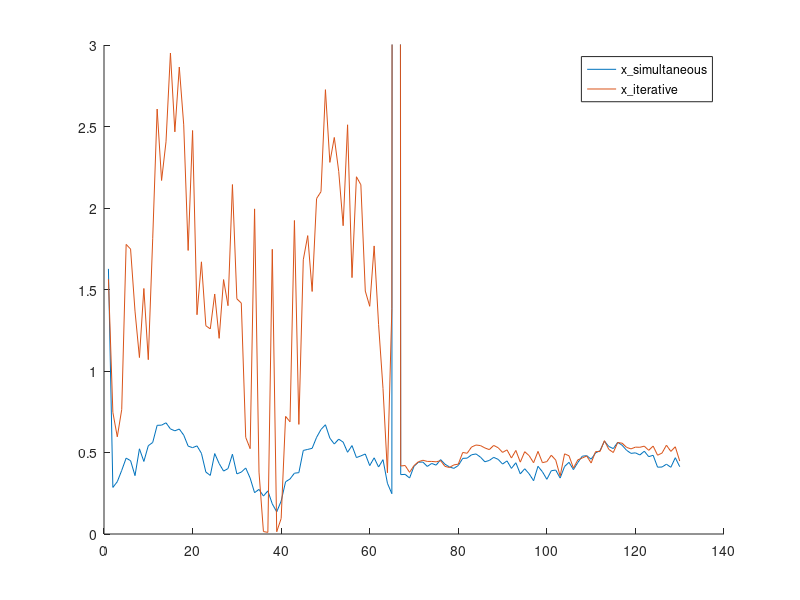

Here is the MATLAB script that generated this plot: (Note: this script raises an error after producing the figure.)
clear, clc, close all

% which params actually makes the difference?

load('simultaneous1230814-224418.mat','x','nll_x')
disp(nll_x)

x_simul = x;
clear x
figure, hold on
plot(x_simul,'DisplayName','x\_simultaneous')

load('iterative230814-220752.mat','currentValues','nll_x')
x_iter = [currentValues.dPrime,...
    currentValues.stimulusRemapping,...
    currentValues.gaussianWidth,...
    currentValues.skewedGaussians'];
disp(nll_x)
plot(x_iter,'DisplayName','x\_iterative')
legend
ylim([0,3]) % TODO Normalise stimulusRemapping values for easier comparison

%% Compute nlls for each part 

addpath(genpath('C:\Users\cege-user\Documents\MacaqueColorCategories'))
DataDir = 'C:\Users\cege-user\Documents\MacaqueColorCategories\Data\';
if ~exist('data','var')
    data = combineData_mat(DataDir); % TODO Switch to csv
end

data.trialdata.nBig = 64;
nBig = 64;
data.trialdata.nSmall = 4;
data.trialdata.nTrials = 98104;
warning('Assuming nBig, nSmall, and nTrials')

if size(data.trialdata.chosen,1) < size(data.trialdata.chosen,2) % TODO This is a temp hack fix for a difference between real and simulated data
    data.trialdata.chosen = data.trialdata.chosen';
    warning('transposing choices');
end

choiceInds = cell2mat(data.trialdata.choices);
cueInd = cell2mat(data.trialdata.cues);
response = cell2mat(data.trialdata.chosen);

optimisationMeta = double(zeros([6,2]));

% Which parameters?
optimisationMeta(:,1) = [0,1,0,1,1,1];

% How many values does each paramter have?
optimisationMeta(:,2) = [...
    nBig*nBig;...   % Free Similarity Matrix
    1;...           % dPrime
    nBig*2;...      % stimulus remapping (cartesian)
    nBig;...        % stimulus remapping (polar, angle in degrees)
    1;...           % gaussianWidth
    nBig,...        % skewedGaussians
    ];

f = @(x)GenerativeModel(x,... % anonymous function so that we can pass additional parameters
    'choiceInds',       choiceInds',...
    'cueInd',           cueInd,...
    'response',         response,...
    'nTrials',          data.trialdata.nTrials,...
    'nBig',             data.trialdata.nBig, ...
    'nSmall',           data.trialdata.nSmall,...
    'optimisationMeta', optimisationMeta);

nll_simul = f(x_simul);
disp(nll_simul)
nll_iter = f(x_iter);
disp(nll_iter)

% Good. They match.

%%

% Now let's switch out bits and see what effect they have.

nll_mod(1) = f([x_iter(1), x_simul(2:end)]);
nll_mod(2) = f([x_simul(1),  x_iter(2:65),  x_simul(66:end)]);
nll_mod(3) = f([x_simul(1),  x_simul(2:65),  x_iter(66), x_simul(67:end)]);
nll_mod(4) = f([x_simul(1),  x_simul(2:65),  x_simul(66), x_iter(67:end)]);

disp(nll_mod)

% Huh, it looks like actually the big difference is in switching in the
% value for gaussian width

disp(x_simul(66))
disp(x_iter(66))

% Oh wow yeah they are quite different
% What's the likelihood surface liek for gaussian width?

for i = 1:100
    nll_gTest(i) = f([x_simul(1),  x_simul(2:65),  i, x_simul(67:end)]);
end

figure, plot(nll_gTest)

% smooth as a baby's...

xline(x_simul(66))
xline(x_iter(66))

% and clearly the x_simul value is bad (**for this set of other parameters**)

% why?

%%

% Could it just be that lsqnonlin is real bad for gaussian width?
% What happens if I use lsqnonlin for everything in the iterative? Does it fuck it all up? 

% % temporarily in ParameterEstimator:

% if 0%length(x0) < 10 % use bads for low dimensional models
%     x = bads(f,x0,lb,ub);
% else
%     x = lsqnonlin(f,x0,lb,ub,options);
% 
%     % TODO Work out how to compute confidence intervals
%     % [x,Resnorm,FVAL,EXITFLAG,OUTPUT,LAMBDA,JACOB] = lsqnonlin(f,x0,lb,ub,options);
%     % CI = nlparci(x,FVAL,'jacobian',JACOB);
% end

% rn = 0;
% ParameterEstimator_caller(rn,data,'iterative');

d = dir('iterative230815-*');

for i = 1:length(d)
    load(d(i).name,'nll_x')
    all_nll(i) = nll_x;
end

figure, plot(all_nll)
axis tight
xticks(1:length(d))

disp(currentValues.gaussianWidth)

%%

d = dir('sim*230815*');

for i = 1:length(d)
    load(d(i).name,'nll_x')
    all_nll(i) = nll_x;
end

figure, plot(all_nll,'ko')
axis tight
xticks(1:length(d))

